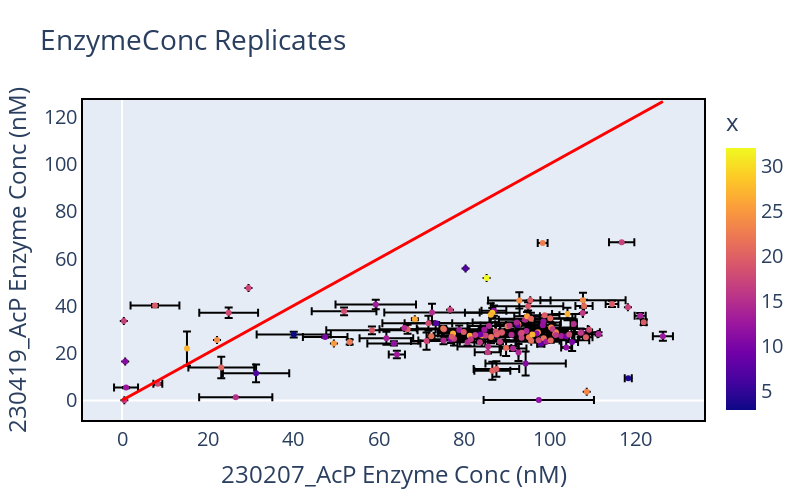
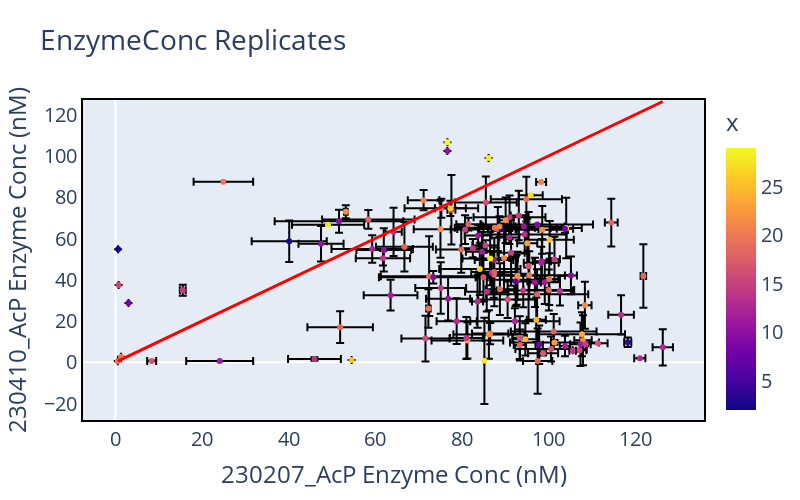
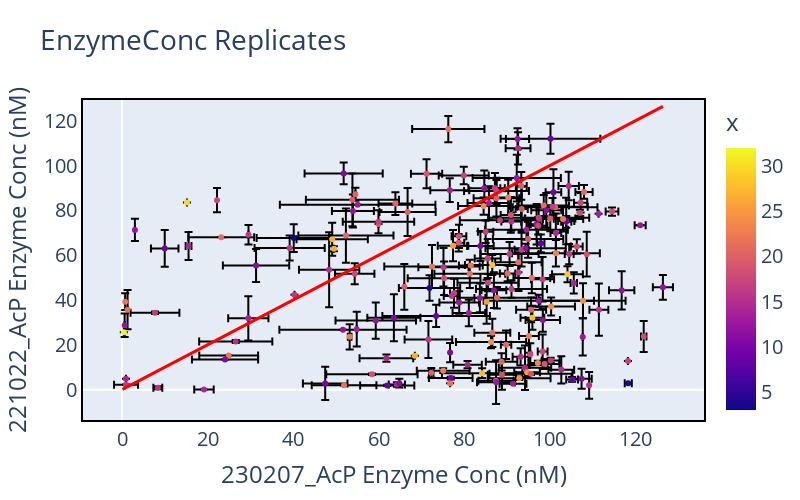
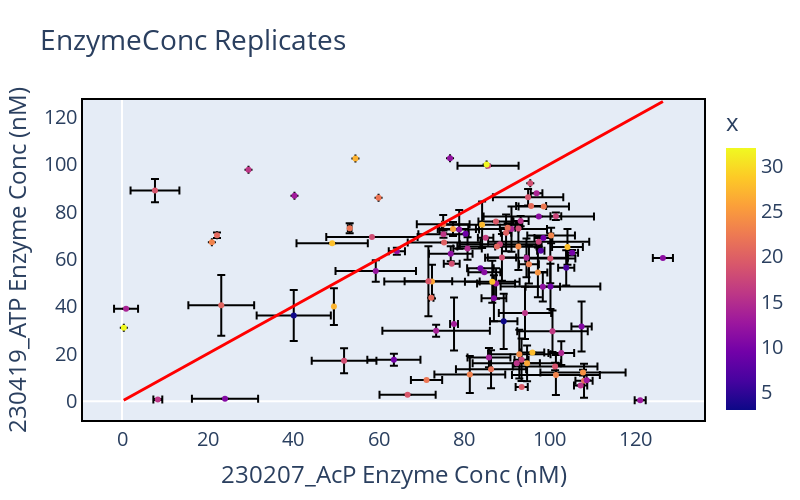

Notebook source saved alongside these figures, in order:
### Markdown cell above
Plot expression

### Code cell
import itertools

# create list of combinations from dictionary
result_list = list(map(dict, itertools.combinations(
    all_experiment_dfs.items(), 2)))

for i in result_list:
    fig = aggregation.compare_replicates(dfs=i, color='x', parameter='EnzymeConc', parameter_label='Enzyme Conc (nM)', scale='linear')
    display(fig)

### Figure 1 — Plotly figure (JSON) as saved in the notebook; plotly's stock layout.template omitted (floating-point values rounded to 4 significant figures; data arrays with more than 128 entries replaced by an {"elided": "..."} marker saying what was removed)
{"data": [{"error_x": {"array": {"elided": "131 float values"}}, "error_y": {"array": {"elided": "131 float values"}}, "hovertemplate": "<b>%{hovertext}</b><br><br>x=%{x}<br>y=%{y}<br>color=%{marker.color}<extra></extra>", "hovertext": {"elided": "131 str values"}, "legendgroup": "", "marker": {"color": {"elided": "131 float values"}, "coloraxis": "coloraxis", "symbol": "circle"}, "mode": "markers", "name": "", "orientation": "v", "showlegend": false, "text": {"elided": "131 str values"}, "type": "scatter", "x": {"elided": "131 float values"}, "xaxis": "x", "y": {"elided": "131 float values"}, "yaxis": "y"}], "layout": {"coloraxis": {"colorbar": {"title": {"text": "x"}}, "colorscale": [[0, "#0d0887"], [0.1111, "#46039f"], [0.2222, "#7201a8"], [0.3333, "#9c179e"], [0.4444, "#bd3786"], [0.5556, "#d8576b"], [0.6667, "#ed7953"], [0.7778, "#fb9f3a"], [0.8889, "#fdca26"], [1, "#f0f921"]]}, "font": {"size": 20}, "height": 500, "legend": {"font": {"size": 15}, "tracegroupgap": 0, "x": 0.01, "xanchor": "left", "y": 0.99, "yanchor": "top"}, "shapes": [{"line": {"color": "red", "width": 3}, "type": "line", "x0": 0.05702, "x1": 126.4, "y0": 0.05702, "y1": 126.4}], "title": {"text": "EnzymeConc Replicates"}, "width": 800, "xaxis": {"anchor": "y", "domain": [0, 1], "gridcolor": "White", "linecolor": "black", "linewidth": 2, "mirror": true, "showgrid": false, "title": {"text": "230207_AcP\nEnzyme Conc (nM)"}}, "yaxis": {"anchor": "x", "domain": [0, 1], "gridcolor": "White", "linecolor": "black", "linewidth": 2, "mirror": true, "showgrid": false, "title": {"text": "230419_AcP\nEnzyme Conc (nM)"}}}}

### Figure 2 — Plotly figure (JSON) as saved in the notebook; plotly's stock layout.template omitted (floating-point values rounded to 4 significant figures)
{"data": [{"error_x": {"array": [3.006, 5.427, 2.203, 0.8232, 11.15, 5.097, 4.094, 8.304, 9.385, 3.314, 1.807, 4.031, 9.897, 0.4236, 4.202, 5.571, 6.115, 2.998, 1.871, 1.385, 7.301, 7.56, 1.216, 0.8502, 10.27, 9.675, 2.01, 0.5158, 8.669, 2.898, 9.405, 4.44, 3.334, 2.374, 1.895, 1.191, 8.199, 2.318, 5.561, 1.637, 6.387, 5.012, 0.9201, 9.37, 8.279, 8.221, 5.892, 6.561, 1.805, 9.956, 8.24, 1.262, 6.208, 11.81, 3.109, 5.872, 4.635, 5.86, 3.601, 1.891, 2.211, 3.651, 9.252, 3.738, 7.141, 5.849, 2.32, 3.515, 2.706, 1.538, 6.871, 5.207, 2.782, 7.733, 3.206, 0, 0, 10.67, 0, 2.091, 6.328, 1.416, 2.872, 9.69, 2.077, 3.687, 1.363, 8.5, 3.392, 3.568, 6.167, 6.272, 3.142, 3.798, 14.86, 6.789, 0.678, 5.326, 0, 3.038, 1.277, 2.773, 12.56, 10.31, 9.392, 0, 0, 6.1, 0, 0, 8.335, 0, 12.9, 0, 0, 2.959, 0.6364, 1.481, 2.349, 1.291, 3.468, 0.7488, 0, 1.151, 1.549, 1.044]}, "error_y": {"array": [7.182, 12.04, 10.76, 2.289, 19.29, 10.56, 11.23, 10.61, 12.65, 12.56, 10.97, 7.716, 8.546, 3.15, 5.13, 9.155, 8.137, 7.821, 11.99, 9.112, 11.63, 7.703, 16.68, 9.304, 1.151, 9.198, 12.12, 9.344, 10.08, 10.51, 6.61, 6.039, 6.963, 10.53, 11.66, 4.984, 11.74, 11.86, 11.13, 10.41, 12.94, 9.62, 16.87, 10.67, 8.76, 10.86, 11.56, 12.02, 11.8, 10.62, 6.098, 10.85, 7.43, 12.06, 4.92, 12.46, 11.1, 9.908, 14.66, 1.886, 0, 4.96, 1.43, 9.579, 12.58, 11.24, 3.098, 10.58, 11.88, 11.38, 0, 8.62, 3.109, 0.08232, 0, 0.05719, 26.13, 4.525, 20.9, 10.83, 10.48, 7.528, 4.467, 11.59, 12.5, 4.971, 11.96, 4.624, 15.82, 3.744, 13.85, 3.49, 16.05, 10.17, 5.573, 8.993, 2.625, 16.56, 0, 2.498, 12.71, 0.1509, 2.998, 6.297, 0, 0, 0, 0.8531, 0, 0, 0, 0, 0, 0, 0, 9.478, 15.39, 11.58, 8.776, 0, 1.062, 0.3118, 0, 0, 0.6978, 0.1651]}, "hovertemplate": "<b>%{hovertext}</b><br><br>x=%{x}<br>y=%{y}<br>color=%{marker.color}<extra></extra>", "hovertext": ["1A10_hsapiens2_highlambda_highid_2", "1A11_hsapiens2_highlambda_highid_3", "1A12_hsapiens2_highlambda_highid_4", "1A1_hsapiens2_wt", "1A2_hsapiens2_pross_5", "1A3_hsapiens2_pross_8", "1A4_hsapiens2_pross_7", "1A5_hsapiens2_pross_6", "1A6_hsapiens2_pross_9", "1A7_hsapiens2_pross_4", "1A8_hsapiens2_pross_2", "1B10_hsapiens2_lowlambda_lowid_2", "1B11_hsapiens2_lowlambda_lowid_3", "1B12_hsapiens2_lowlambda_lowid_4", "1B1_hsapiens2_highlambda_highid_5", "1B4_hsapiens2_highlambda_highid_8", "1B5_hsapiens2_highlambda_highid_9", "1B6_hsapiens2_highlambda_highid_10", "1B7_hsapiens2_highlambda_highid_11", "1B8_hsapiens2_highlambda_highid_12", "1B9_hsapiens2_lowlambda_lowid_1", "1C11_phorikoshii_pross_4", "1C1_hsapiens2_lowlambda_lowid_5", "1C2_hsapiens2_lowlambda_lowid_6", "1C3_hsapiens2_lowlambda_lowid_7", "1C4_hsapiens2_lowlambda_lowid_8", "1C6_phorikoshii_wt", "1C7_phorikoshii_pross_9", "1C8_phorikoshii_pross_2", "1C9_phorikoshii_pross_3", "1D10_phorikoshii_lowlambda_highid_8", "1D1_phorikoshii_pross_5", "1D2_phorikoshii_pross_8", "1D3_phorikoshii_lowlambda_highid_1", "1D4_phorikoshii_lowlambda_highid_2", "1D5_phorikoshii_lowlambda_highid_3", "1D8_phorikoshii_lowlambda_highid_6", "1D9_phorikoshii_lowlambda_highid_7", "1E12_phorikoshii_highlambda_highid_8", "1E1_phorikoshii_lowlambda_highid_11", "1E2_phorikoshii_lowlambda_highid_12", "1E3_phorikoshii_lowlambda_highid_13", "1E4_phorikoshii_lowlambda_highid_14", "1E6_phorikoshii_highlambda_highid_2", "1E7_phorikoshii_highlambda_highid_3", "1E8_phorikoshii_highlambda_highid_4", "1F1_phorikoshii_highlambda_highid_9", "1F2_phorikoshii_highlambda_highid_10", "1F3_phorikoshii_highlambda_highid_11", "1F4_phorikoshii_highlambda_highid_12", "1F5_phorikoshii_highlambda_highid_13", "1F6_phorikoshii_lowlambda_lowid_1", "1F7_phorikoshii_lowlambda_lowid_2", "1F8_phorikoshii_lowlambda_lowid_3", "1G1_phorikoshii_lowlambda_lowid_8", "1G2_phorikoshii_lowlambda_lowid_9", "1G3_phorikoshii_highlambda_lowid_1", "1G6_phorikoshii_highlambda_lowid_4", "1G9_phorikoshii_highlambda_lowid_7", "1H10_sbenthica_lowlambda_highid_1", "1H11_sbenthica_lowlambda_highid_2", "1H12_sbenthica_lowlambda_highid_3", "1H1_sbenthica_pross_8", "1H2_sbenthica_pross_9", "1H4_sbenthica_pross_3", "1H5_sbenthica_pross_1", "1H6_sbenthica_pross_6", "1H8_sbenthica_pross_4", "1H9_sbenthica_pross_2", "2A10_sbenthica_lowlambda_highid_13", "2A11_sbenthica_lowlambda_highid_14", "2A1_sbenthica_lowlambda_highid_4", "2A2_sbenthica_lowlambda_highid_5", "2A3_sbenthica_lowlambda_highid_6", "2A4_sbenthica_lowlambda_highid_7", "2A5_sbenthica_lowlambda_highid_8", "2A7_sbenthica_lowlambda_highid_10", "2A8_sbenthica_lowlambda_highid_11", "2A9_sbenthica_lowlambda_highid_12", "2B10_sbenthica_highlambda_highid_11", "2B11_sbenthica_highlambda_highid_12", "2B12_sbenthica_highlambda_highid_13", "2B1_sbenthica_highlambda_highid_2", "2B2_sbenthica_highlambda_highid_3", "2B3_sbenthica_highlambda_highid_4", "2B5_sbenthica_highlambda_highid_6", "2B6_sbenthica_highlambda_highid_7", "2B7_sbenthica_highlambda_highid_8", "2B8_sbenthica_highlambda_highid_9", "2B9_sbenthica_highlambda_highid_10", "2C10_sbenthica_highlambda_lowid_1", "2C11_sbenthica_highlambda_lowid_2", "2C12_sbenthica_highlambda_lowid_3", "2C1_sbenthica_lowlambda_lowid_1", "2C6_sbenthica_lowlambda_lowid_6", "2C7_sbenthica_lowlambda_lowid_7", "2C8_sbenthica_lowlambda_lowid_8", "2C9_sbenthica_lowlambda_lowid_9", "2D11_hypf_pross_6", "2D1_sbenthica_highlambda_lowid_4", "2D2_sbenthica_highlambda_lowid_5", "2D3_sbenthica_highlambda_lowid_6", "2D4_sbenthica_highlambda_lowid_7", "2D5_sbenthica_highlambda_lowid_8", "2D6_sbenthica_highlambda_lowid_9", "2D8_hypf_pross_8", "2D9_hypf_pross_4", "2E12_hypf_lowlambda_highid_10", "2F11_hypf_highlambda_highid_7", "2F7_hypf_highlambda_highid_3", "2G11_hypf_lowlambda_lowid_6", "2G2_hypf_highlambda_highid_10", "2G7_hypf_lowlambda_lowid_2", "2H12_consensus_87aa", "2H5_hypf_highlambda_lowid_3", "3A10_AEX04981.1_365909528_acylphosphatase_Klebsiella michiganensis_wt", "3A11_WP_028745940.1_655337825_acylphosphatase_Rhizobium mesoamericanum_wt", "3A1_WP_030220561.1_663182007_acylphosphatase_Streptomyces bikiniensis_wt", "3A2_WP_012632113.1_501745461_acylphosphatase_Anaeromyxobacter dehalogenans_wt", "3A3_WP_124739052.1_1527163016_acylphosphatase_Methylocystis rosea_wt", "3A5_EFE54834.1_291314381_acylphosphatase_Providencia rettgeri_wt", "3A6_WP_119019187.1_1477076588_acylphosphatase_Rhodopseudomonas palustris_wt", "3A7_KRK10900.1_948577276_acylphosphatase_Lactobacillus pobuzihii_wt", "3A8_WP_090938430.1_1222894983_acylphosphatase_Nonomuraea jiangxiensis_wt", "3A9_WP_025744656.1_647301065_acylphosphatase_Salinivibrio costicola_wt", "BLANK"], "legendgroup": "", "marker": {"color": [13.5, 21.25, 24.25, 3.5, 19.57, 10.91, 19.17, 14.5, 26.5, 18.5, 21.4, 11.8, 18.25, 21.57, 19, 25.43, 14.17, 24.83, 14.75, 9.261, 21.75, 18.25, 20.86, 7.7, 22.73, 13.25, 21, 19.25, 3, 12.57, 12.25, 11.4, 14.75, 11.2, 13.52, 11.75, 21.75, 23, 16, 16.75, 28.25, 13.5, 15.57, 16.5, 22.65, 19, 21.4, 18.5, 17, 24, 16.6, 14.6, 11.75, 18.09, 10.74, 14.5, 12.8, 18.53, 26.74, 8.562, 16.36, 21.05, 19.58, 11.25, 16.24, 18.69, 12.46, 11.25, 6.857, 21.22, 19.75, 10.25, 18.14, 11.22, 2.667, 19.85, 17.22, 18.15, 28, 11.7, 10.39, 18, 14.11, 19.96, 19.17, 20.5, 11, 18.5, 18.44, 26, 21.67, 14, 14.88, 14.18, 10, 16.5, 14.69, 18, 10.14, 15.07, 13, 27.29, 9.571, 12.5, 10.59, 20, 2, 13.74, 29, 8.143, 28, 28, 9.471, 15.29, 25.29, 13.25, 18.52, 18.2, 12.5, 12.82, 17.29, 14.23, 14.43, 20.18, 15.75, 16.59], "coloraxis": "coloraxis", "symbol": "circle"}, "mode": "markers", "name": "", "orientation": "v", "showlegend": false, "text": ["1A10_hsapiens2_highlambda_highid_2", "1A11_hsapiens2_highlambda_highid_3", "1A12_hsapiens2_highlambda_highid_4", "1A1_hsapiens2_wt", "1A2_hsapiens2_pross_5", "1A3_hsapiens2_pross_8", "1A4_hsapiens2_pross_7", "1A5_hsapiens2_pross_6", "1A6_hsapiens2_pross_9", "1A7_hsapiens2_pross_4", "1A8_hsapiens2_pross_2", "1B10_hsapiens2_lowlambda_lowid_2", "1B11_hsapiens2_lowlambda_lowid_3", "1B12_hsapiens2_lowlambda_lowid_4", "1B1_hsapiens2_highlambda_highid_5", "1B4_hsapiens2_highlambda_highid_8", "1B5_hsapiens2_highlambda_highid_9", "1B6_hsapiens2_highlambda_highid_10", "1B7_hsapiens2_highlambda_highid_11", "1B8_hsapiens2_highlambda_highid_12", "1B9_hsapiens2_lowlambda_lowid_1", "1C11_phorikoshii_pross_4", "1C1_hsapiens2_lowlambda_lowid_5", "1C2_hsapiens2_lowlambda_lowid_6", "1C3_hsapiens2_lowlambda_lowid_7", "1C4_hsapiens2_lowlambda_lowid_8", "1C6_phorikoshii_wt", "1C7_phorikoshii_pross_9", "1C8_phorikoshii_pross_2", "1C9_phorikoshii_pross_3", "1D10_phorikoshii_lowlambda_highid_8", "1D1_phorikoshii_pross_5", "1D2_phorikoshii_pross_8", "1D3_phorikoshii_lowlambda_highid_1", "1D4_phorikoshii_lowlambda_highid_2", "1D5_phorikoshii_lowlambda_highid_3", "1D8_phorikoshii_lowlambda_highid_6", "1D9_phorikoshii_lowlambda_highid_7", "1E12_phorikoshii_highlambda_highid_8", "1E1_phorikoshii_lowlambda_highid_11", "1E2_phorikoshii_lowlambda_highid_12", "1E3_phorikoshii_lowlambda_highid_13", "1E4_phorikoshii_lowlambda_highid_14", "1E6_phorikoshii_highlambda_highid_2", "1E7_phorikoshii_highlambda_highid_3", "1E8_phorikoshii_highlambda_highid_4", "1F1_phorikoshii_highlambda_highid_9", "1F2_phorikoshii_highlambda_highid_10", "1F3_phorikoshii_highlambda_highid_11", "1F4_phorikoshii_highlambda_highid_12", "1F5_phorikoshii_highlambda_highid_13", "1F6_phorikoshii_lowlambda_lowid_1", "1F7_phorikoshii_lowlambda_lowid_2", "1F8_phorikoshii_lowlambda_lowid_3", "1G1_phorikoshii_lowlambda_lowid_8", "1G2_phorikoshii_lowlambda_lowid_9", "1G3_phorikoshii_highlambda_lowid_1", "1G6_phorikoshii_highlambda_lowid_4", "1G9_phorikoshii_highlambda_lowid_7", "1H10_sbenthica_lowlambda_highid_1", "1H11_sbenthica_lowlambda_highid_2", "1H12_sbenthica_lowlambda_highid_3", "1H1_sbenthica_pross_8", "1H2_sbenthica_pross_9", "1H4_sbenthica_pross_3", "1H5_sbenthica_pross_1", "1H6_sbenthica_pross_6", "1H8_sbenthica_pross_4", "1H9_sbenthica_pross_2", "2A10_sbenthica_lowlambda_highid_13", "2A11_sbenthica_lowlambda_highid_14", "2A1_sbenthica_lowlambda_highid_4", "2A2_sbenthica_lowlambda_highid_5", "2A3_sbenthica_lowlambda_highid_6", "2A4_sbenthica_lowlambda_highid_7", "2A5_sbenthica_lowlambda_highid_8", "2A7_sbenthica_lowlambda_highid_10", "2A8_sbenthica_lowlambda_highid_11", "2A9_sbenthica_lowlambda_highid_12", "2B10_sbenthica_highlambda_highid_11", "2B11_sbenthica_highlambda_highid_12", "2B12_sbenthica_highlambda_highid_13", "2B1_sbenthica_highlambda_highid_2", "2B2_sbenthica_highlambda_highid_3", "2B3_sbenthica_highlambda_highid_4", "2B5_sbenthica_highlambda_highid_6", "2B6_sbenthica_highlambda_highid_7", "2B7_sbenthica_highlambda_highid_8", "2B8_sbenthica_highlambda_highid_9", "2B9_sbenthica_highlambda_highid_10", "2C10_sbenthica_highlambda_lowid_1", "2C11_sbenthica_highlambda_lowid_2", "2C12_sbenthica_highlambda_lowid_3", "2C1_sbenthica_lowlambda_lowid_1", "2C6_sbenthica_lowlambda_lowid_6", "2C7_sbenthica_lowlambda_lowid_7", "2C8_sbenthica_lowlambda_lowid_8", "2C9_sbenthica_lowlambda_lowid_9", "2D11_hypf_pross_6", "2D1_sbenthica_highlambda_lowid_4", "2D2_sbenthica_highlambda_lowid_5", "2D3_sbenthica_highlambda_lowid_6", "2D4_sbenthica_highlambda_lowid_7", "2D5_sbenthica_highlambda_lowid_8", "2D6_sbenthica_highlambda_lowid_9", "2D8_hypf_pross_8", "2D9_hypf_pross_4", "2E12_hypf_lowlambda_highid_10", "2F11_hypf_highlambda_highid_7", "2F7_hypf_highlambda_highid_3", "2G11_hypf_lowlambda_lowid_6", "2G2_hypf_highlambda_highid_10", "2G7_hypf_lowlambda_lowid_2", "2H12_consensus_87aa", "2H5_hypf_highlambda_lowid_3", "3A10_AEX04981.1_365909528_acylphosphatase_Klebsiella michiganensis_wt", "3A11_WP_028745940.1_655337825_acylphosphatase_Rhizobium mesoamericanum_wt", "3A1_WP_030220561.1_663182007_acylphosphatase_Streptomyces bikiniensis_wt", "3A2_WP_012632113.1_501745461_acylphosphatase_Anaeromyxobacter dehalogenans_wt", "3A3_WP_124739052.1_1527163016_acylphosphatase_Methylocystis rosea_wt", "3A5_EFE54834.1_291314381_acylphosphatase_Providencia rettgeri_wt", "3A6_WP_119019187.1_1477076588_acylphosphatase_Rhodopseudomonas palustris_wt", "3A7_KRK10900.1_948577276_acylphosphatase_Lactobacillus pobuzihii_wt", "3A8_WP_090938430.1_1222894983_acylphosphatase_Nonomuraea jiangxiensis_wt", "3A9_WP_025744656.1_647301065_acylphosphatase_Salinivibrio costicola_wt", "BLANK"], "type": "scatter", "x": [102.7, 92.64, 97.2, 118.3, 72.44, 76.82, 87.39, 91.02, 84.16, 88.79, 90.12, 98.34, 101.2, 53.2, 86.54, 100.3, 94.18, 94.66, 93.16, 105.2, 92.85, 51.89, 89.76, 97.87, 101.4, 94.53, 108.0, 72.27, 40.13, 86.92, 59.3, 87.42, 80.75, 107.4, 64.23, 103.8, 86.24, 95.1, 71.61, 93.37, 86.53, 85.75, 77.59, 88.32, 81.28, 94.9, 98.56, 66.74, 84.98, 107.7, 100.6, 101.4, 63.54, 97.38, 83.76, 75.13, 78.81, 100.1, 104.1, 103.8, 111.4, 71.17, 87.62, 84.67, 85.54, 79.86, 90.97, 99.15, 92.43, 108.4, 24.93, 47.48, 81.52, 24.07, 89.2, 0.5434, 95.41, 58.4, 85.21, 98.48, 61.98, 93.41, 82.55, 95.57, 100.2, 88.7, 96.89, 75.27, 97.51, 77.36, 75.06, 61.78, 91.37, 81.05, 51.63, 90.57, 15.55, 87.5, 76.66, 85.46, 83.63, 95.9, 73.41, 92.25, 94.33, 1.295, 0.6138, 45.96, 76.68, 3.012, 49.11, 86.17, 97.4, 0.7379, 54.55, 116.8, 121.9, 114.5, 126.4, 121.1, 98.76, 105.6, 108.6, 98.31, 107.2, 8.367], "xaxis": "x", "y": [34.66, 39.99, 20.65, 9.723, 41.76, 30.87, 42.58, 70.26, 45.27, 35.43, 68.86, 48.29, 14.93, 72.95, 13.95, 59.39, 34.79, 11.17, 71.13, 42.12, 41.91, 17.03, 50.58, 8.499, 9.636, 61.98, 10.75, 26.12, 58.68, 43.46, 54.92, 49.62, 64.37, 8.727, 63.24, 7.917, 13.49, 57.76, 11.49, 11.97, 50.36, 34.22, 73.96, 64.63, 10.63, 79.09, 64.21, 55.98, 41.28, 13.6, 6.453, 49.97, 32.56, 33.04, 61.46, 36.0, 19.94, 35.06, 65.06, 64.71, 9.304, 78.61, 65.2, 53.61, 77.5, 54.7, 60.5, 38.81, 39.19, 27.71, 87.54, 57.51, 66.95, 0.5891, 64.47, 0.5673, 46.69, 69.24, 0.7046, 48.96, 54.49, 8.373, 55.3, 42.2, 40.33, 65.85, 38.73, 74.67, 0.6283, 74.62, 64.55, 50.47, 53.1, 11.79, 68.33, 30.45, 34.94, 43.78, 102.5, 56.62, 29.47, 81.02, 41.26, 19.93, 65.79, 2.759, 54.85, 1.626, 106.7, 28.77, 66.63, 99.02, 66.8, 37.48, 1.141, 23.02, 41.82, 67.71, 7.25, 2.021, 4.367, 5.657, 8.789, 87.44, 5.873, 0.6867], "yaxis": "y"}], "layout": {"coloraxis": {"colorbar": {"title": {"text": "x"}}, "colorscale": [[0, "#0d0887"], [0.1111, "#46039f"], [0.2222, "#7201a8"], [0.3333, "#9c179e"], [0.4444, "#bd3786"], [0.5556, "#d8576b"], [0.6667, "#ed7953"], [0.7778, "#fb9f3a"], [0.8889, "#fdca26"], [1, "#f0f921"]]}, "font": {"size": 20}, "height": 500, "legend": {"font": {"size": 15}, "tracegroupgap": 0, "x": 0.01, "xanchor": "left", "y": 0.99, "yanchor": "top"}, "shapes": [{"line": {"color": "red", "width": 3}, "type": "line", "x0": 0.5434, "x1": 126.4, "y0": 0.5434, "y1": 126.4}], "title": {"text": "EnzymeConc Replicates"}, "width": 800, "xaxis": {"anchor": "y", "domain": [0, 1], "gridcolor": "White", "linecolor": "black", "linewidth": 2, "mirror": true, "showgrid": false, "title": {"text": "230207_AcP\nEnzyme Conc (nM)"}}, "yaxis": {"anchor": "x", "domain": [0, 1], "gridcolor": "White", "linecolor": "black", "linewidth": 2, "mirror": true, "showgrid": false, "title": {"text": "230410_AcP\nEnzyme Conc (nM)"}}}}

### Figure 3 — Plotly figure (JSON) as saved in the notebook; plotly's stock layout.template omitted (floating-point values rounded to 4 significant figures; data arrays with more than 128 entries replaced by an {"elided": "..."} marker saying what was removed)
{"data": [{"error_x": {"array": {"elided": "178 float values"}}, "error_y": {"array": {"elided": "178 float values"}}, "hovertemplate": "<b>%{hovertext}</b><br><br>x=%{x}<br>y=%{y}<br>color=%{marker.color}<extra></extra>", "hovertext": {"elided": "178 str values"}, "legendgroup": "", "marker": {"color": {"elided": "178 float values"}, "coloraxis": "coloraxis", "symbol": "circle"}, "mode": "markers", "name": "", "orientation": "v", "showlegend": false, "text": {"elided": "178 str values"}, "type": "scatter", "x": {"elided": "178 float values"}, "xaxis": "x", "y": {"elided": "178 float values"}, "yaxis": "y"}], "layout": {"coloraxis": {"colorbar": {"title": {"text": "x"}}, "colorscale": [[0, "#0d0887"], [0.1111, "#46039f"], [0.2222, "#7201a8"], [0.3333, "#9c179e"], [0.4444, "#bd3786"], [0.5556, "#d8576b"], [0.6667, "#ed7953"], [0.7778, "#fb9f3a"], [0.8889, "#fdca26"], [1, "#f0f921"]]}, "font": {"size": 20}, "height": 500, "legend": {"font": {"size": 15}, "tracegroupgap": 0, "x": 0.01, "xanchor": "left", "y": 0.99, "yanchor": "top"}, "shapes": [{"line": {"color": "red", "width": 3}, "type": "line", "x0": 0.1094, "x1": 126.4, "y0": 0.1094, "y1": 126.4}], "title": {"text": "EnzymeConc Replicates"}, "width": 800, "xaxis": {"anchor": "y", "domain": [0, 1], "gridcolor": "White", "linecolor": "black", "linewidth": 2, "mirror": true, "showgrid": false, "title": {"text": "230207_AcP\nEnzyme Conc (nM)"}}, "yaxis": {"anchor": "x", "domain": [0, 1], "gridcolor": "White", "linecolor": "black", "linewidth": 2, "mirror": true, "showgrid": false, "title": {"text": "221022_AcP\nEnzyme Conc (nM)"}}}}

### Figure 4 — Plotly figure (JSON) as saved in the notebook; plotly's stock layout.template omitted (floating-point values rounded to 4 significant figures)
{"data": [{"error_x": {"array": [3.006, 5.427, 2.203, 11.15, 5.097, 4.094, 8.304, 9.385, 3.314, 1.807, 4.031, 9.897, 0.4236, 2.805, 5.571, 6.115, 2.998, 1.871, 1.385, 7.301, 7.56, 1.216, 0.8502, 10.27, 9.675, 2.01, 0.5158, 8.669, 2.898, 9.405, 4.44, 3.334, 2.374, 1.895, 8.199, 2.318, 5.561, 1.637, 6.387, 5.012, 0.9201, 9.37, 8.279, 8.221, 5.892, 6.561, 1.805, 9.956, 8.24, 1.262, 6.208, 11.81, 3.109, 5.872, 4.635, 5.86, 3.601, 1.891, 3.651, 9.252, 3.738, 7.141, 7.733, 3.206, 0, 10.67, 0, 2.091, 1.416, 1.363, 8.5, 3.568, 6.167, 0, 3.506, 0, 0, 2.773, 12.56, 10.31, 7.689, 0, 1.858, 5.707, 0, 8.335, 0, 0, 12.9, 11.65, 0, 0, 0, 0, 2.349, 1.291, 0, 1.549, 1.044]}, "error_y": {"array": [5.013, 9.875, 10.52, 7.145, 3.163, 0, 9.503, 9.788, 9.858, 1.967, 6.205, 1.587, 2.152, 0, 3.284, 11.02, 7.557, 2.168, 1.155, 10.25, 5.262, 7.721, 0, 8.448, 8.176, 7.175, 0, 10.73, 9.71, 4.515, 6.465, 4.757, 10.52, 1.462, 8.018, 8.104, 14.76, 8.945, 8.843, 4.104, 11.17, 0, 7.792, 3.469, 0, 0, 0, 1.201, 8.709, 1.583, 2.526, 2.07, 0, 1.537, 8.182, 10.52, 7.545, 7.465, 0, 0, 0, 0, 0, 11.64, 0, 0, 0, 0, 0, 0, 0, 2.933, 3.826, 7.756, 0, 0, 0, 0, 2.521, 0, 12.84, 0, 0, 4.889, 0, 0, 0, 0, 0, 9.551, 0, 0, 1.158, 0, 0, 0, 0, 0, 0.1934]}, "hovertemplate": "<b>%{hovertext}</b><br><br>x=%{x}<br>y=%{y}<br>color=%{marker.color}<extra></extra>", "hovertext": ["1A10_hsapiens2_highlambda_highid_2", "1A11_hsapiens2_highlambda_highid_3", "1A12_hsapiens2_highlambda_highid_4", "1A2_hsapiens2_pross_5", "1A3_hsapiens2_pross_8", "1A4_hsapiens2_pross_7", "1A5_hsapiens2_pross_6", "1A6_hsapiens2_pross_9", "1A7_hsapiens2_pross_4", "1A8_hsapiens2_pross_2", "1B10_hsapiens2_lowlambda_lowid_2", "1B11_hsapiens2_lowlambda_lowid_3", "1B12_hsapiens2_lowlambda_lowid_4", "1B2_hsapiens2_highlambda_highid_6", "1B4_hsapiens2_highlambda_highid_8", "1B5_hsapiens2_highlambda_highid_9", "1B6_hsapiens2_highlambda_highid_10", "1B7_hsapiens2_highlambda_highid_11", "1B8_hsapiens2_highlambda_highid_12", "1B9_hsapiens2_lowlambda_lowid_1", "1C11_phorikoshii_pross_4", "1C1_hsapiens2_lowlambda_lowid_5", "1C2_hsapiens2_lowlambda_lowid_6", "1C3_hsapiens2_lowlambda_lowid_7", "1C4_hsapiens2_lowlambda_lowid_8", "1C6_phorikoshii_wt", "1C7_phorikoshii_pross_9", "1C8_phorikoshii_pross_2", "1C9_phorikoshii_pross_3", "1D10_phorikoshii_lowlambda_highid_8", "1D1_phorikoshii_pross_5", "1D2_phorikoshii_pross_8", "1D3_phorikoshii_lowlambda_highid_1", "1D4_phorikoshii_lowlambda_highid_2", "1D8_phorikoshii_lowlambda_highid_6", "1D9_phorikoshii_lowlambda_highid_7", "1E12_phorikoshii_highlambda_highid_8", "1E1_phorikoshii_lowlambda_highid_11", "1E2_phorikoshii_lowlambda_highid_12", "1E3_phorikoshii_lowlambda_highid_13", "1E4_phorikoshii_lowlambda_highid_14", "1E6_phorikoshii_highlambda_highid_2", "1E7_phorikoshii_highlambda_highid_3", "1E8_phorikoshii_highlambda_highid_4", "1F1_phorikoshii_highlambda_highid_9", "1F2_phorikoshii_highlambda_highid_10", "1F3_phorikoshii_highlambda_highid_11", "1F4_phorikoshii_highlambda_highid_12", "1F5_phorikoshii_highlambda_highid_13", "1F6_phorikoshii_lowlambda_lowid_1", "1F7_phorikoshii_lowlambda_lowid_2", "1F8_phorikoshii_lowlambda_lowid_3", "1G1_phorikoshii_lowlambda_lowid_8", "1G2_phorikoshii_lowlambda_lowid_9", "1G3_phorikoshii_highlambda_lowid_1", "1G6_phorikoshii_highlambda_lowid_4", "1G9_phorikoshii_highlambda_lowid_7", "1H10_sbenthica_lowlambda_highid_1", "1H12_sbenthica_lowlambda_highid_3", "1H1_sbenthica_pross_8", "1H2_sbenthica_pross_9", "1H4_sbenthica_pross_3", "2A3_sbenthica_lowlambda_highid_6", "2A4_sbenthica_lowlambda_highid_7", "2A7_sbenthica_lowlambda_highid_10", "2A8_sbenthica_lowlambda_highid_11", "2A9_sbenthica_lowlambda_highid_12", "2B10_sbenthica_highlambda_highid_11", "2B12_sbenthica_highlambda_highid_13", "2B6_sbenthica_highlambda_highid_7", "2B7_sbenthica_highlambda_highid_8", "2B9_sbenthica_highlambda_highid_10", "2C10_sbenthica_highlambda_lowid_1", "2C3_sbenthica_lowlambda_lowid_3", "2C4_sbenthica_lowlambda_lowid_4", "2D11_hypf_pross_6", "2D12_hypf_pross_1", "2D3_sbenthica_highlambda_lowid_6", "2D4_sbenthica_highlambda_lowid_7", "2D5_sbenthica_highlambda_lowid_8", "2E4_hypf_lowlambda_highid_2", "2F2_hypf_lowlambda_highid_12", "2F3_hypf_lowlambda_highid_13", "2F8_hypf_highlambda_highid_4", "2F9_hypf_highlambda_highid_5", "2G11_hypf_lowlambda_lowid_6", "2G12_hypf_lowlambda_lowid_7", "2G3_hypf_highlambda_highid_11", "2G7_hypf_lowlambda_lowid_2", "2G8_hypf_lowlambda_lowid_3", "2H10_hypf_highlambda_lowid_8", "2H5_hypf_highlambda_lowid_3", "2H7_hypf_highlambda_lowid_5", "2H8_hypf_highlambda_lowid_6", "3A2_WP_012632113.1_501745461_acylphosphatase_Anaeromyxobacter dehalogenans_wt", "3A3_WP_124739052.1_1527163016_acylphosphatase_Methylocystis rosea_wt", "3A7_KRK10900.1_948577276_acylphosphatase_Lactobacillus pobuzihii_wt", "3A9_WP_025744656.1_647301065_acylphosphatase_Salinivibrio costicola_wt", "BLANK"], "legendgroup": "", "marker": {"color": [14.44, 23.66, 24.61, 26, 11.61, 19.42, 14.19, 27.56, 18.31, 21.49, 11.76, 18.75, 22, 13.97, 23.37, 15.71, 26.2, 15.47, 9.783, 23.97, 18.25, 20.17, 7.458, 23.25, 14.16, 21, 21.04, 3.143, 10.65, 12.25, 13.11, 14.75, 10.81, 11.96, 21.75, 22.68, 19.15, 17.22, 28.25, 13.64, 13.3, 17.25, 23, 18.9, 22.31, 19.08, 16.67, 24.38, 16.21, 17.36, 9.679, 17.22, 9.421, 15.93, 12, 18.75, 27.96, 6.682, 22.11, 20.62, 11.21, 17.9, 10.71, 3, 18.33, 18.08, 32, 9.421, 19.5, 14, 20.08, 25.75, 22.65, 27.15, 21.12, 11.89, 15.89, 27.71, 13.78, 15.58, 20.5, 32, 18.29, 19, 9.222, 28, 23.22, 18.11, 11.32, 9.355, 13.11, 27, 20.92, 22, 11.42, 12.84, 13, 15.46, 15.88], "coloraxis": "coloraxis", "symbol": "circle"}, "mode": "markers", "name": "", "orientation": "v", "showlegend": false, "text": ["1A10_hsapiens2_highlambda_highid_2", "1A11_hsapiens2_highlambda_highid_3", "1A12_hsapiens2_highlambda_highid_4", "1A2_hsapiens2_pross_5", "1A3_hsapiens2_pross_8", "1A4_hsapiens2_pross_7", "1A5_hsapiens2_pross_6", "1A6_hsapiens2_pross_9", "1A7_hsapiens2_pross_4", "1A8_hsapiens2_pross_2", "1B10_hsapiens2_lowlambda_lowid_2", "1B11_hsapiens2_lowlambda_lowid_3", "1B12_hsapiens2_lowlambda_lowid_4", "1B2_hsapiens2_highlambda_highid_6", "1B4_hsapiens2_highlambda_highid_8", "1B5_hsapiens2_highlambda_highid_9", "1B6_hsapiens2_highlambda_highid_10", "1B7_hsapiens2_highlambda_highid_11", "1B8_hsapiens2_highlambda_highid_12", "1B9_hsapiens2_lowlambda_lowid_1", "1C11_phorikoshii_pross_4", "1C1_hsapiens2_lowlambda_lowid_5", "1C2_hsapiens2_lowlambda_lowid_6", "1C3_hsapiens2_lowlambda_lowid_7", "1C4_hsapiens2_lowlambda_lowid_8", "1C6_phorikoshii_wt", "1C7_phorikoshii_pross_9", "1C8_phorikoshii_pross_2", "1C9_phorikoshii_pross_3", "1D10_phorikoshii_lowlambda_highid_8", "1D1_phorikoshii_pross_5", "1D2_phorikoshii_pross_8", "1D3_phorikoshii_lowlambda_highid_1", "1D4_phorikoshii_lowlambda_highid_2", "1D8_phorikoshii_lowlambda_highid_6", "1D9_phorikoshii_lowlambda_highid_7", "1E12_phorikoshii_highlambda_highid_8", "1E1_phorikoshii_lowlambda_highid_11", "1E2_phorikoshii_lowlambda_highid_12", "1E3_phorikoshii_lowlambda_highid_13", "1E4_phorikoshii_lowlambda_highid_14", "1E6_phorikoshii_highlambda_highid_2", "1E7_phorikoshii_highlambda_highid_3", "1E8_phorikoshii_highlambda_highid_4", "1F1_phorikoshii_highlambda_highid_9", "1F2_phorikoshii_highlambda_highid_10", "1F3_phorikoshii_highlambda_highid_11", "1F4_phorikoshii_highlambda_highid_12", "1F5_phorikoshii_highlambda_highid_13", "1F6_phorikoshii_lowlambda_lowid_1", "1F7_phorikoshii_lowlambda_lowid_2", "1F8_phorikoshii_lowlambda_lowid_3", "1G1_phorikoshii_lowlambda_lowid_8", "1G2_phorikoshii_lowlambda_lowid_9", "1G3_phorikoshii_highlambda_lowid_1", "1G6_phorikoshii_highlambda_lowid_4", "1G9_phorikoshii_highlambda_lowid_7", "1H10_sbenthica_lowlambda_highid_1", "1H12_sbenthica_lowlambda_highid_3", "1H1_sbenthica_pross_8", "1H2_sbenthica_pross_9", "1H4_sbenthica_pross_3", "2A3_sbenthica_lowlambda_highid_6", "2A4_sbenthica_lowlambda_highid_7", "2A7_sbenthica_lowlambda_highid_10", "2A8_sbenthica_lowlambda_highid_11", "2A9_sbenthica_lowlambda_highid_12", "2B10_sbenthica_highlambda_highid_11", "2B12_sbenthica_highlambda_highid_13", "2B6_sbenthica_highlambda_highid_7", "2B7_sbenthica_highlambda_highid_8", "2B9_sbenthica_highlambda_highid_10", "2C10_sbenthica_highlambda_lowid_1", "2C3_sbenthica_lowlambda_lowid_3", "2C4_sbenthica_lowlambda_lowid_4", "2D11_hypf_pross_6", "2D12_hypf_pross_1", "2D3_sbenthica_highlambda_lowid_6", "2D4_sbenthica_highlambda_lowid_7", "2D5_sbenthica_highlambda_lowid_8", "2E4_hypf_lowlambda_highid_2", "2F2_hypf_lowlambda_highid_12", "2F3_hypf_lowlambda_highid_13", "2F8_hypf_highlambda_highid_4", "2F9_hypf_highlambda_highid_5", "2G11_hypf_lowlambda_lowid_6", "2G12_hypf_lowlambda_lowid_7", "2G3_hypf_highlambda_highid_11", "2G7_hypf_lowlambda_lowid_2", "2G8_hypf_lowlambda_lowid_3", "2H10_hypf_highlambda_lowid_8", "2H5_hypf_highlambda_lowid_3", "2H7_hypf_highlambda_lowid_5", "2H8_hypf_highlambda_lowid_6", "3A2_WP_012632113.1_501745461_acylphosphatase_Anaeromyxobacter dehalogenans_wt", "3A3_WP_124739052.1_1527163016_acylphosphatase_Methylocystis rosea_wt", "3A7_KRK10900.1_948577276_acylphosphatase_Lactobacillus pobuzihii_wt", "3A9_WP_025744656.1_647301065_acylphosphatase_Salinivibrio costicola_wt", "BLANK"], "type": "scatter", "x": [102.7, 92.64, 97.2, 72.44, 76.82, 87.39, 91.02, 84.16, 88.79, 90.12, 98.34, 101.2, 53.2, 0.9414, 100.3, 94.18, 94.66, 93.16, 105.2, 92.85, 51.89, 89.76, 97.87, 101.4, 94.53, 108.0, 72.27, 40.13, 86.92, 59.3, 87.42, 80.75, 107.4, 64.23, 86.24, 95.1, 71.61, 93.37, 86.53, 85.75, 77.59, 88.32, 81.28, 94.9, 98.56, 66.74, 84.98, 107.7, 100.6, 101.4, 63.54, 97.38, 83.76, 75.13, 78.81, 100.1, 104.1, 103.8, 71.17, 87.62, 84.67, 85.54, 24.07, 89.2, 95.41, 58.4, 85.21, 98.48, 93.41, 96.89, 75.27, 77.36, 75.06, 49.52, 95.61, 76.66, 29.56, 95.9, 73.41, 92.25, 23.19, 0.417, 77.05, 7.702, 80.28, 49.11, 21.0, 92.66, 97.4, 100.1, 40.3, 54.55, 22.2, 59.95, 126.4, 121.1, 108.6, 107.2, 8.367], "xaxis": "x", "y": [20.31, 65.23, 54.32, 50.45, 62.24, 75.77, 72.58, 74.45, 60.62, 73.12, 48.29, 14.64, 72.95, 38.95, 69.91, 37.2, 15.95, 75.95, 62.63, 19.84, 17.03, 71.01, 63.44, 11.06, 60.49, 8.624, 43.65, 36.14, 43.46, 54.92, 49.62, 64.37, 31.52, 63.24, 13.49, 57.76, 50.55, 17.49, 50.36, 18.37, 32.52, 66.17, 11.27, 86.05, 82.14, 2.726, 68.89, 12.08, 29.5, 78.01, 17.48, 67.27, 56.1, 70.46, 72.44, 60.23, 65.06, 56.24, 8.911, 65.2, 54.34, 99.29, 1.012, 33.67, 91.95, 69.24, 99.84, 68.84, 5.932, 87.74, 66.92, 72.64, 74.67, 39.9, 82.29, 102.5, 97.59, 20.57, 29.73, 16.01, 40.42, 30.95, 57.94, 88.84, 70.67, 66.63, 67.03, 72.83, 77.95, 48.39, 86.63, 102.4, 69.95, 85.76, 60.38, 0.3918, 8.789, 6.576, 0.696], "yaxis": "y"}], "layout": {"coloraxis": {"colorbar": {"title": {"text": "x"}}, "colorscale": [[0, "#0d0887"], [0.1111, "#46039f"], [0.2222, "#7201a8"], [0.3333, "#9c179e"], [0.4444, "#bd3786"], [0.5556, "#d8576b"], [0.6667, "#ed7953"], [0.7778, "#fb9f3a"], [0.8889, "#fdca26"], [1, "#f0f921"]]}, "font": {"size": 20}, "height": 500, "legend": {"font": {"size": 15}, "tracegroupgap": 0, "x": 0.01, "xanchor": "left", "y": 0.99, "yanchor": "top"}, "shapes": [{"line": {"color": "red", "width": 3}, "type": "line", "x0": 0.3918, "x1": 126.4, "y0": 0.3918, "y1": 126.4}], "title": {"text": "EnzymeConc Replicates"}, "width": 800, "xaxis": {"anchor": "y", "domain": [0, 1], "gridcolor": "White", "linecolor": "black", "linewidth": 2, "mirror": true, "showgrid": false, "title": {"text": "230207_AcP\nEnzyme Conc (nM)"}}, "yaxis": {"anchor": "x", "domain": [0, 1], "gridcolor": "White", "linecolor": "black", "linewidth": 2, "mirror": true, "showgrid": false, "title": {"text": "230419_ATP\nEnzyme Conc (nM)"}}}}
